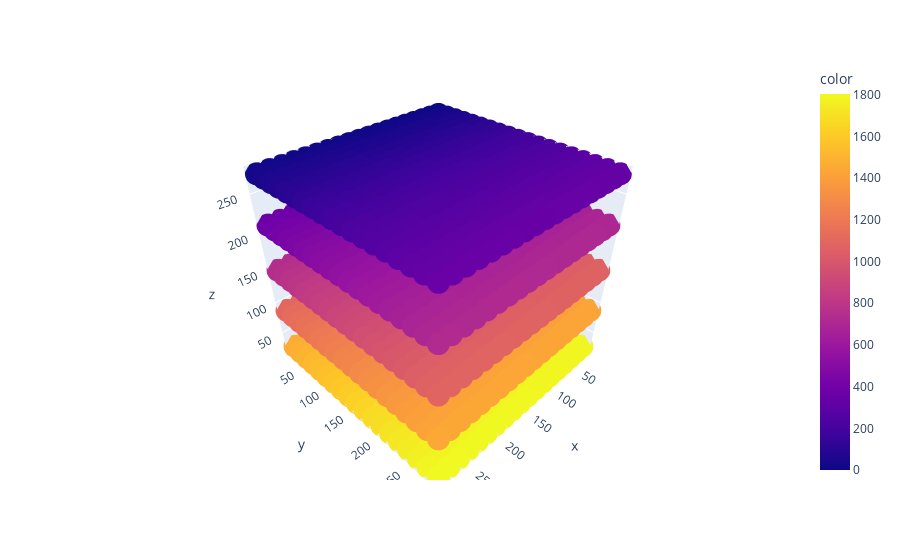
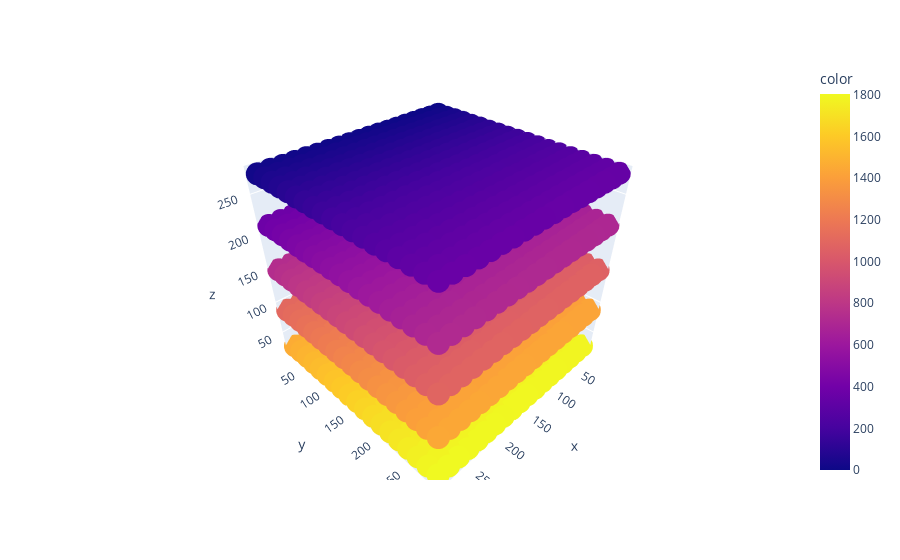
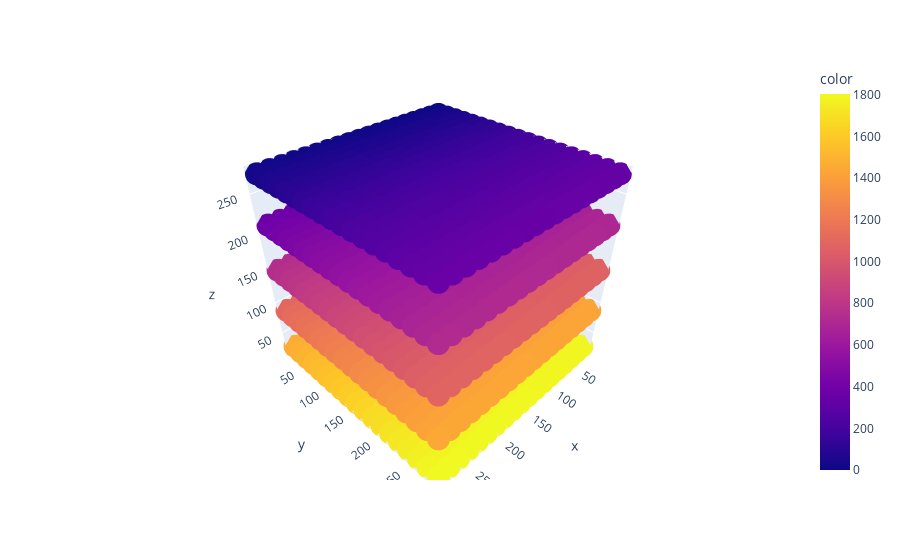
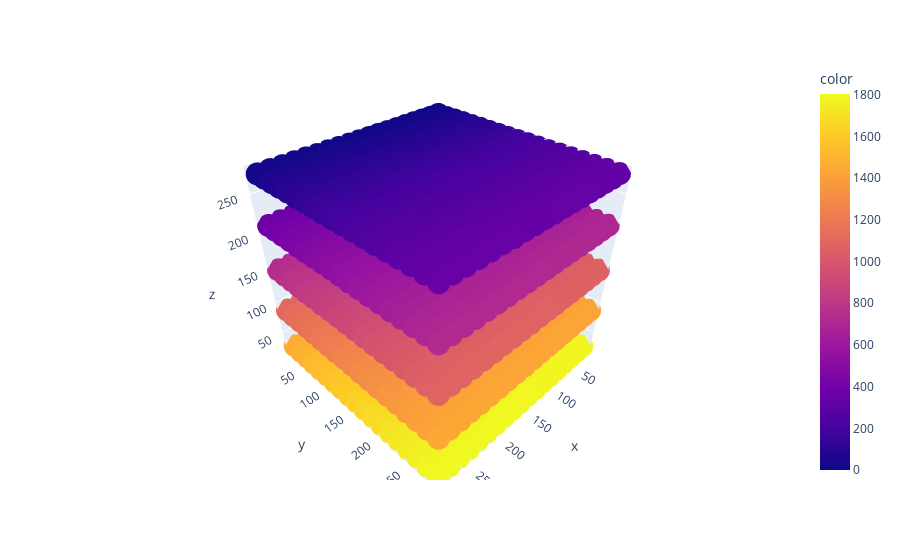

Notebook cell for these charts, in order:
### Code cell
n_cams = len(params.cams)

cpar = ControlParams(n_cams)
cpar.read_control_par(b"parameters/ptv.par")

vpar = VolumeParams()
vpar.read_volume_par(b"parameters/criteria.par")

# Calibration initial guess 

cals = []
for i_cam in range(n_cams):
    cal = Calibration()
    tmp = cpar.get_cal_img_base_name(i_cam)
    cal.from_file(tmp + b".ori", tmp + b".addpar")
    print(cal.get_pos(), cal.get_angles())
    cals.append(cal)



for case in cases:
    # if 'allmarkers' not in case.name:
    #     continue

    list_files = list(case.rglob('markers*'))
    list_files.sort()
    case_name = case.name.split('case_')[-1] # 'interpolation', ...
    print(case_name)
    # print([_.name for _ in list_files])
    
    # load marker
    markers = [np.loadtxt(_) for _ in list_files]

    if 'allmarkers' in case.name:
        all_markers = markers


    for c in params.cams:
        # print(f" Camera {c}\n")

        XYZ = markers[c][:,2:]
        xy = markers[c][:,:2]
        ID = np.argwhere((XYZ[:,0]>-1))[:,0]

        cal = cals[c]
        # print what you get to see it's still a valid guess
        cal.get_pos(), cal.get_angles()

        
        # We could use this step only if we do not have a good
        # initial guess, but we have one from the previous step

        
        four_points = xy[[0,int(ID.max()/4),int(ID.max()*3/4),ID.max()],:] # choose manually
        ref_pts = XYZ[[0,int(ID.max()/4),int(ID.max()*3/4),ID.max()],:]


        targets = convert_arr_metric_to_pixel(
            image_coordinates(ref_pts, cal, cpar.get_multimedia_params()),
        cpar,
        )
        print(f"Before: {four_points - targets}")


        # external_calibration(cal, ref_pts, four_points, cpar)


        x0 = calibration_to_array(cal)
        # print(x0)
        sol = minimize(error_function, x0, args=(cal, XYZ, xy, cpar), method='Nelder-Mead', tol=1e-11)

        array_to_calibration(sol.x, cal)

        targets = convert_arr_metric_to_pixel(
            image_coordinates(ref_pts, cal, cpar.get_multimedia_params()),
        cpar,
        )
        print(f"After: {four_points - targets}")

        targets = convert_arr_metric_to_pixel(
            image_coordinates(XYZ, cal, cpar.get_multimedia_params()),
        cpar,
        )

        # px.scatter(x=xy[:,0], y=xy[:,1], color=ID).show()
        # fig = ff.create_quiver(x=xy[:,0], y=xy[:,1], u=targets[:,0]-xy[:,0], v=targets[:,1]-xy[:,1], scale=5)
        # fig.show()

        # Not sure I understand it correctly, we calibrate with 
        # some markers but always compare with the full set


    # Note that we always use allmarkers for comparison:
    # newXYZ, rcm = pixel_to_3d(all_markers, cpar, cals, vpar)


    XYZ = all_markers[0][:,2:]
    ID = np.argwhere((XYZ[:,0]>-1))[:,0]

    newXYZ, rcm = pixel_to_3d(all_markers, cpar, cals, vpar)
    errors = newXYZ - XYZ

    print(f" Error rms: {np.sqrt(np.sum(errors**2))}")

    # print(rcm)

    newxyz = pd.DataFrame(XYZ, columns=['x','y','z'])
    newxyz['id'] = ID
    px.scatter_3d(x=newxyz['x'], y=newxyz['y'], z=newxyz['z'], color=newxyz['id']).show()

    
    newxyz = pd.DataFrame(newXYZ, columns=['x','y','z'])
    newxyz['id'] = range(len(newXYZ))
    px.scatter_3d(x=newxyz['x'], y=newxyz['y'], z=newxyz['z'], color=newxyz['id']).show()

    # get 3D positions from plate
    # # triangulate 3D position
    # camPs = [ np.asarray([markers[0][i,:2],markers[1][i,:2],markers[2][i,:2],markers[3][i,:2]]) for i in range(len(markers[0]))]
    # P = np.asarray([NewtonSoloff_Triangulation(setP, ax, ay, params)[0] for setP in camPs])

    # # compare error
    # error = XYZ-P
    # output = np.zeros([361*5,8+3+3])
    # for i in range(len(params.cams)):
    #     output[:,2*i:2*(i+1)] = np.loadtxt('markers_c'+str(params.cams[i])+'.txt')[:,:2]
    # output[:,8:11] = XYZ
    # output[:,11:] = error
    # # SaveMarkerList(output)

    # err = np.linalg.norm(error,axis=1)
    # mean_err = np.mean(err)
    # std_err = np.std(err)
    # print('MAE: ', mean_err, ' +- ' , std_err )
    # import matplotlib.pyplot as plt

    # axis = plt.figure().add_subplot(111, projection='3d')
    # axis.scatter(P[:,2], P[:,0], P[:,1],c='red',s=5)
    # axis.scatter(XYZ[ID,2], XYZ[ID,0], XYZ[ID,1],c='black',s=5)
    # axis.set_xlabel('Z',fontsize=13), axis.set_ylabel('X',fontsize=13), axis.set_zlabel('Y',fontsize=13)
    # plt.tight_layout()
    # plt.show()

    # axis = plt.figure().add_subplot(111, projection='3d')
    # axis.quiver(P[:,2],P[:,0],P[:,1], P[:,2]-XYZ[ID,2], P[:,0]-XYZ[ID,0], P[:,1]-XYZ[ID,1],color='red',length=10,normalize=True)
    # axis.set_xlabel('Z',fontsize=13), axis.set_ylabel('X',fontsize=13), axis.set_zlabel('Y',fontsize=13)
    # plt.tight_layout()
    # plt.show()

### Figure 1 — Plotly figure (JSON) as saved in the notebook; plotly's stock layout.template omitted (floating-point values rounded to 4 significant figures; data arrays with more than 128 entries replaced by an {"elided": "..."} marker saying what was removed)
{"data": [{"hovertemplate": "x=%{x}<br>y=%{y}<br>z=%{z}<br>color=%{marker.color}<extra></extra>", "legendgroup": "", "marker": {"color": {"elided": "1805 int values"}, "coloraxis": "coloraxis", "symbol": "circle"}, "mode": "markers", "name": "", "scene": "scene", "showlegend": false, "type": "scatter3d", "x": {"elided": "1805 int values"}, "y": {"elided": "1805 int values"}, "z": {"elided": "1805 int values"}}], "layout": {"coloraxis": {"colorbar": {"title": {"text": "color"}}, "colorscale": [[0, "#0d0887"], [0.1111, "#46039f"], [0.2222, "#7201a8"], [0.3333, "#9c179e"], [0.4444, "#bd3786"], [0.5556, "#d8576b"], [0.6667, "#ed7953"], [0.7778, "#fb9f3a"], [0.8889, "#fdca26"], [1, "#f0f921"]]}, "legend": {"tracegroupgap": 0}, "margin": {"t": 60}, "scene": {"domain": {"x": [0, 1], "y": [0, 1]}, "xaxis": {"title": {"text": "x"}}, "yaxis": {"title": {"text": "y"}}, "zaxis": {"title": {"text": "z"}}}}}

### Figure 2 — Plotly figure (JSON) as saved in the notebook; plotly's stock layout.template omitted (floating-point values rounded to 4 significant figures; data arrays with more than 128 entries replaced by an {"elided": "..."} marker saying what was removed)
{"data": [{"hovertemplate": "x=%{x}<br>y=%{y}<br>z=%{z}<br>color=%{marker.color}<extra></extra>", "legendgroup": "", "marker": {"color": {"elided": "1805 int values"}, "coloraxis": "coloraxis", "symbol": "circle"}, "mode": "markers", "name": "", "scene": "scene", "showlegend": false, "type": "scatter3d", "x": {"elided": "1805 float values"}, "y": {"elided": "1805 float values"}, "z": {"elided": "1805 float values"}}], "layout": {"coloraxis": {"colorbar": {"title": {"text": "color"}}, "colorscale": [[0, "#0d0887"], [0.1111, "#46039f"], [0.2222, "#7201a8"], [0.3333, "#9c179e"], [0.4444, "#bd3786"], [0.5556, "#d8576b"], [0.6667, "#ed7953"], [0.7778, "#fb9f3a"], [0.8889, "#fdca26"], [1, "#f0f921"]]}, "legend": {"tracegroupgap": 0}, "margin": {"t": 60}, "scene": {"domain": {"x": [0, 1], "y": [0, 1]}, "xaxis": {"title": {"text": "x"}}, "yaxis": {"title": {"text": "y"}}, "zaxis": {"title": {"text": "z"}}}}}

### Figure 3 — Plotly figure (JSON) as saved in the notebook; plotly's stock layout.template omitted (floating-point values rounded to 4 significant figures; data arrays with more than 128 entries replaced by an {"elided": "..."} marker saying what was removed)
{"data": [{"hovertemplate": "x=%{x}<br>y=%{y}<br>z=%{z}<br>color=%{marker.color}<extra></extra>", "legendgroup": "", "marker": {"color": {"elided": "1805 int values"}, "coloraxis": "coloraxis", "symbol": "circle"}, "mode": "markers", "name": "", "scene": "scene", "showlegend": false, "type": "scatter3d", "x": {"elided": "1805 int values"}, "y": {"elided": "1805 int values"}, "z": {"elided": "1805 int values"}}], "layout": {"coloraxis": {"colorbar": {"title": {"text": "color"}}, "colorscale": [[0, "#0d0887"], [0.1111, "#46039f"], [0.2222, "#7201a8"], [0.3333, "#9c179e"], [0.4444, "#bd3786"], [0.5556, "#d8576b"], [0.6667, "#ed7953"], [0.7778, "#fb9f3a"], [0.8889, "#fdca26"], [1, "#f0f921"]]}, "legend": {"tracegroupgap": 0}, "margin": {"t": 60}, "scene": {"domain": {"x": [0, 1], "y": [0, 1]}, "xaxis": {"title": {"text": "x"}}, "yaxis": {"title": {"text": "y"}}, "zaxis": {"title": {"text": "z"}}}}}

### Figure 4 — Plotly figure (JSON) as saved in the notebook; plotly's stock layout.template omitted (floating-point values rounded to 4 significant figures; data arrays with more than 128 entries replaced by an {"elided": "..."} marker saying what was removed)
{"data": [{"hovertemplate": "x=%{x}<br>y=%{y}<br>z=%{z}<br>color=%{marker.color}<extra></extra>", "legendgroup": "", "marker": {"color": {"elided": "1805 int values"}, "coloraxis": "coloraxis", "symbol": "circle"}, "mode": "markers", "name": "", "scene": "scene", "showlegend": false, "type": "scatter3d", "x": {"elided": "1805 float values"}, "y": {"elided": "1805 float values"}, "z": {"elided": "1805 float values"}}], "layout": {"coloraxis": {"colorbar": {"title": {"text": "color"}}, "colorscale": [[0, "#0d0887"], [0.1111, "#46039f"], [0.2222, "#7201a8"], [0.3333, "#9c179e"], [0.4444, "#bd3786"], [0.5556, "#d8576b"], [0.6667, "#ed7953"], [0.7778, "#fb9f3a"], [0.8889, "#fdca26"], [1, "#f0f921"]]}, "legend": {"tracegroupgap": 0}, "margin": {"t": 60}, "scene": {"domain": {"x": [0, 1], "y": [0, 1]}, "xaxis": {"title": {"text": "x"}}, "yaxis": {"title": {"text": "y"}}, "zaxis": {"title": {"text": "z"}}}}}
